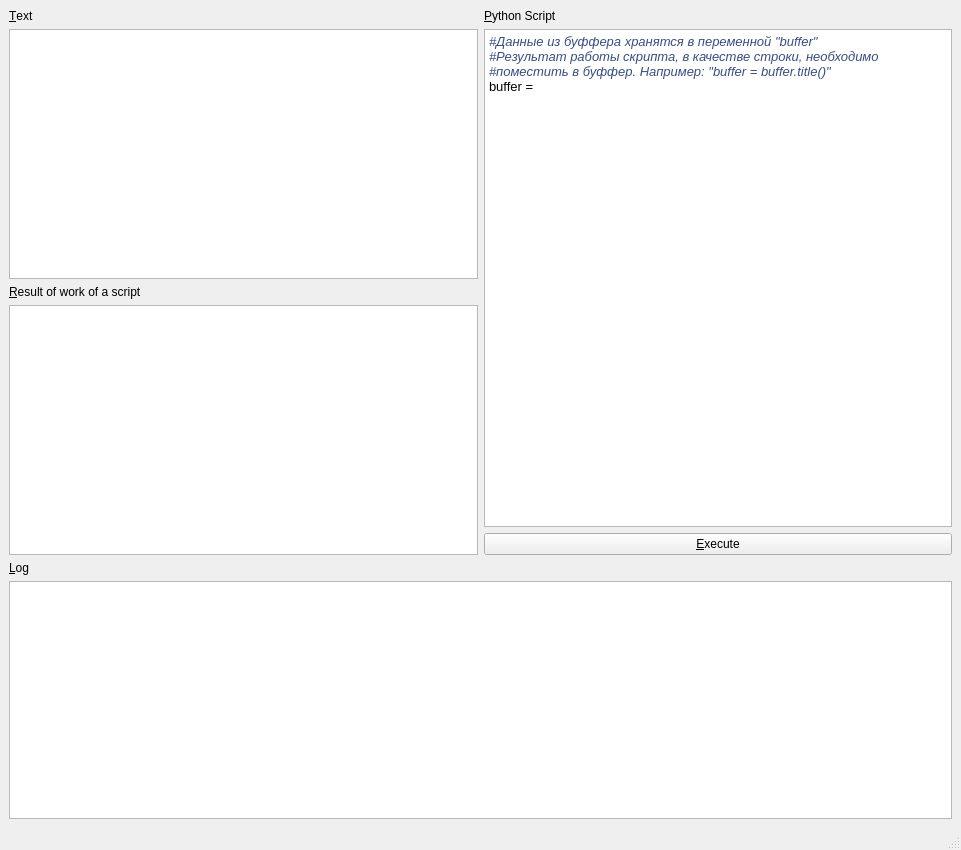
<?xml version="1.0" encoding="UTF-8"?>
<ui version="4.0">
 <class>MainWindow</class>
 <widget class="QMainWindow" name="MainWindow">
  <property name="geometry">
   <rect>
    <x>0</x>
    <y>0</y>
    <width>961</width>
    <height>850</height>
   </rect>
  </property>
  <property name="minimumSize">
   <size>
    <width>960</width>
    <height>850</height>
   </size>
  </property>
  <property name="windowTitle">
   <string>Python script support with Qt Widgets</string>
  </property>
  <widget class="QWidget" name="centralwidget">
   <layout class="QGridLayout" name="gridLayout">
    <item row="2" column="0">
     <widget class="QLabel" name="label_3">
      <property name="text">
       <string>&amp;Result of work of a script</string>
      </property>
      <property name="buddy">
       <cstring>resultEdit</cstring>
      </property>
     </widget>
    </item>
    <item row="0" column="0">
     <widget class="QLabel" name="label">
      <property name="text">
       <string>&amp;Text</string>
      </property>
      <property name="buddy">
       <cstring>textEdit</cstring>
      </property>
     </widget>
    </item>
    <item row="3" column="0" rowspan="2">
     <widget class="QTextEdit" name="resultEdit">
      <property name="minimumSize">
       <size>
        <width>0</width>
        <height>250</height>
       </size>
      </property>
     </widget>
    </item>
    <item row="1" column="1" rowspan="3">
     <widget class="QTextEdit" name="pyScriptEdit">
      <property name="html">
       <string>&lt;!DOCTYPE HTML PUBLIC &quot;-//W3C//DTD HTML 4.0//EN&quot; &quot;http://www.w3.org/TR/REC-html40/strict.dtd&quot;&gt;
&lt;html&gt;&lt;head&gt;&lt;meta name=&quot;qrichtext&quot; content=&quot;1&quot; /&gt;&lt;style type=&quot;text/css&quot;&gt;
p, li { white-space: pre-wrap; }
&lt;/style&gt;&lt;/head&gt;&lt;body style=&quot; font-family:'Ubuntu'; font-size:11pt; font-weight:400; font-style:normal;&quot;&gt;
&lt;p style=&quot; margin-top:0px; margin-bottom:0px; margin-left:0px; margin-right:0px; -qt-block-indent:0; text-indent:0px;&quot;&gt;&lt;span style=&quot; font-size:10pt; font-style:italic; color:#384d84;&quot;&gt;#Данные из буффера хранятся в переменной &amp;quot;buffer&amp;quot; &lt;/span&gt;&lt;/p&gt;
&lt;p style=&quot; margin-top:0px; margin-bottom:0px; margin-left:0px; margin-right:0px; -qt-block-indent:0; text-indent:0px;&quot;&gt;&lt;span style=&quot; font-family:'monospace'; font-size:10pt; font-style:italic; color:#384d84;&quot;&gt;#Результат работы скрипта, в качестве строки, необходимо &lt;/span&gt;&lt;/p&gt;
&lt;p style=&quot; margin-top:0px; margin-bottom:0px; margin-left:0px; margin-right:0px; -qt-block-indent:0; text-indent:0px;&quot;&gt;&lt;span style=&quot; font-family:'monospace'; font-size:10pt; font-style:italic; color:#384d84;&quot;&gt;#поместить в буффер. Например: &amp;quot;buffer = buffer.title()&amp;quot;&lt;/span&gt;&lt;/p&gt;
&lt;p style=&quot; margin-top:0px; margin-bottom:0px; margin-left:0px; margin-right:0px; -qt-block-indent:0; text-indent:0px;&quot;&gt;&lt;span style=&quot; font-family:'monospace'; font-size:10pt; color:#000000;&quot;&gt;buffer =&lt;/span&gt;&lt;/p&gt;&lt;/body&gt;&lt;/html&gt;</string>
      </property>
     </widget>
    </item>
    <item row="0" column="1">
     <widget class="QLabel" name="label_2">
      <property name="text">
       <string>&amp;Python Script</string>
      </property>
      <property name="buddy">
       <cstring>pyScriptEdit</cstring>
      </property>
     </widget>
    </item>
    <item row="4" column="1">
     <widget class="QPushButton" name="pushButton">
      <property name="text">
       <string>&amp;Execute</string>
      </property>
     </widget>
    </item>
    <item row="1" column="0">
     <widget class="QTextEdit" name="textEdit">
      <property name="minimumSize">
       <size>
        <width>0</width>
        <height>250</height>
       </size>
      </property>
     </widget>
    </item>
    <item row="6" column="0" colspan="2">
     <widget class="QTextEdit" name="logEdit">
      <property name="minimumSize">
       <size>
        <width>0</width>
        <height>200</height>
       </size>
      </property>
      <property name="font">
       <font>
        <pointsize>10</pointsize>
        <italic>true</italic>
       </font>
      </property>
      <property name="readOnly">
       <bool>true</bool>
      </property>
      <property name="html">
       <string>&lt;!DOCTYPE HTML PUBLIC &quot;-//W3C//DTD HTML 4.0//EN&quot; &quot;http://www.w3.org/TR/REC-html40/strict.dtd&quot;&gt;
&lt;html&gt;&lt;head&gt;&lt;meta name=&quot;qrichtext&quot; content=&quot;1&quot; /&gt;&lt;style type=&quot;text/css&quot;&gt;
p, li { white-space: pre-wrap; }
&lt;/style&gt;&lt;/head&gt;&lt;body style=&quot; font-family:'Ubuntu'; font-size:10pt; font-weight:400; font-style:italic;&quot;&gt;
&lt;p style=&quot;-qt-paragraph-type:empty; margin-top:0px; margin-bottom:0px; margin-left:0px; margin-right:0px; -qt-block-indent:0; text-indent:0px;&quot;&gt;&lt;br /&gt;&lt;/p&gt;&lt;/body&gt;&lt;/html&gt;</string>
      </property>
     </widget>
    </item>
    <item row="5" column="0" colspan="2">
     <widget class="QLabel" name="label_4">
      <property name="text">
       <string>&amp;Log</string>
      </property>
      <property name="buddy">
       <cstring>logEdit</cstring>
      </property>
     </widget>
    </item>
   </layout>
  </widget>
  <widget class="QMenuBar" name="menubar">
   <property name="geometry">
    <rect>
     <x>0</x>
     <y>0</y>
     <width>961</width>
     <height>22</height>
    </rect>
   </property>
  </widget>
  <widget class="QStatusBar" name="statusbar"/>
 </widget>
 <tabstops>
  <tabstop>textEdit</tabstop>
  <tabstop>pyScriptEdit</tabstop>
  <tabstop>resultEdit</tabstop>
  <tabstop>logEdit</tabstop>
  <tabstop>pushButton</tabstop>
 </tabstops>
 <resources/>
 <connections/>
</ui>
